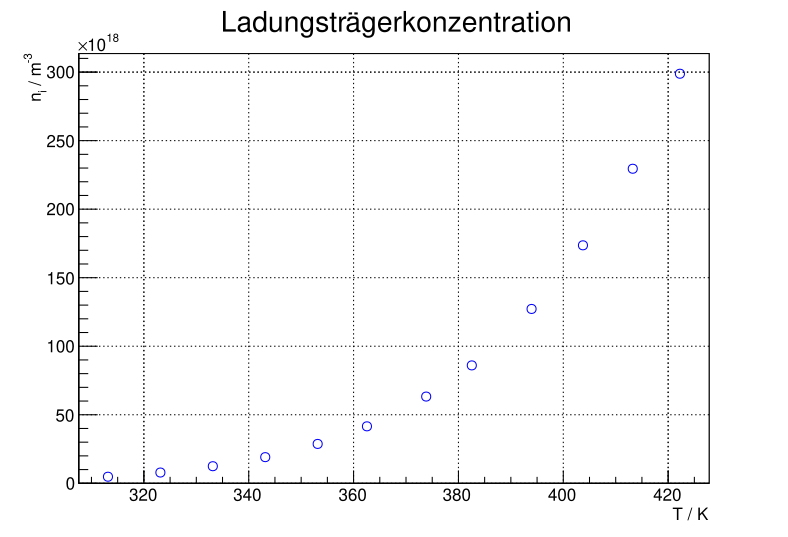

Write the Python code that produced this figure.
#!/usr/bin/env python
#####################################
#
# Filename : A4.py
#
# Projectname : 
#
# Author : Oskar Taubert
#
# Creation Date : So 12 Jun 2016 17:47:49 CEST
#
# Last Modified : So 26 Jun 2016 21:48:34 CEST
#
#####################################
from ROOT import *

import csv

import numpy as np

gROOT.Reset();

###the other random shit
#Probe A Abmessungen
l = 19. # mm
b = 10. # mm
d = 1. # mm

B = 0.5 # T

b0 = 1.24553
db = 0.00107

e = 1.602176 * 10**-19 #C

###entries:
Ts = np.array([], dtype=np.float) # in degree Celsius
IAs = np.array([], dtype=np.float) # in mA
UAleit = np.array([], dtype=np.float) # V
UAHplus = np.array([], dtype=np.float) # mV
UAHminus = np.array([], dtype=np.float) # mV
IBs = np.array([], dtype=np.float) # muA
UBleit = np.array([], dtype=np.float) # mV
UBHplus = np.array([], dtype=np.float) # mV
UBHminus = np.array([], dtype=np.float) # mV

UAH = np.array([], dtype=np.float)
UBH = np.array([], dtype=np.float)


filename = "data.csv"

data = open(filename);

for line in data:
    if line.startswith("#") or line.startswith(" ") or line.startswith("\n"):
        continue;
    line = line.split()

    Ts = np.append(Ts, float(line[0]))
    IAs = np.append(IAs, float(line[1]))
    UAleit = np.append(UAleit, float(line[2]))
    UAHplus = np.append(UAHplus, float(line[3]))
    UAHminus = np.append(UAHminus, float(line[4]))

    if len(line) > 5:
        IBs = np.append(IBs, float(line[5]))
        UBleit = np.append(UBleit, float(line[6]))
        UBHplus = np.append(UBHplus, float(line[7]))
        UBHminus = np.append(UBHminus, float(line[8]))

data.close()
#preprocessing
UAH = (UAHplus - UAHminus) / 2;
UBH = (UBHplus - UBHminus) / 2;
Ts = Ts + 273.15

errU = []
errI = []
errT = 0.1 * np.ones(len(Ts))

#only look at intrinsic bit
origlen = len(Ts)
Tthresh = 310
Ts = np.fromiter((x for x in Ts if x > Tthresh), dtype = np.float)
#print(Ts)
IAs = IAs[origlen-len(Ts):]
UAleit = UAleit[origlen-len(Ts):]
UAH = UAH[origlen-len(Ts):]

#print(len(Ts), len(IAs), len(UAleit), len(UAH))
#TODO oskar R_Hs should be < 0, but it is not
R_Hs = - UAH * b / (IAs * B ) * 0.001 # cubic meters / coulomb
b = b0 + db*Ts

print(R_Hs)
print((1-b)/(1+b))

n = 1/(-R_Hs * e) * (1-b)/(1+b)
errn = np.zeros(len(Ts))

#write n_i to csv for protocol
with open('n_i.csv', 'wb') as csvfile:
    n_iwriter = csv.writer(csvfile, delimiter=' ')
    n_iwriter.writerow(['#T in K', '#n_i'])
    n_iwriter.writerows(zip(Ts, n))



g1 = TGraphErrors(len(Ts), Ts, n, errT, errn)

g1.SetMarkerStyle(kOpenCircle)
g1.SetMarkerColor(kBlue)
g1.SetLineColor(kBlue)

#leg = TLegend(.1,.8,.3,.9,"")
#leg.SetFillColor(0)
#leg.AddEntry(g1, "n_{i}")

mg = TMultiGraph()
mg.SetTitle("Ladungstr#ddot{a}gerkonzentration;T / K;n_{i} / m^{-3}")
mg.Add(g1)

c1 = TCanvas( 'c1', '', 200, 10, 700, 500)
c1.SetGrid()


mg.Draw("AP")
#leg.Draw("SAME")

c1.Update()

c1.SaveAs("A4.pdf")

#raw_input()
